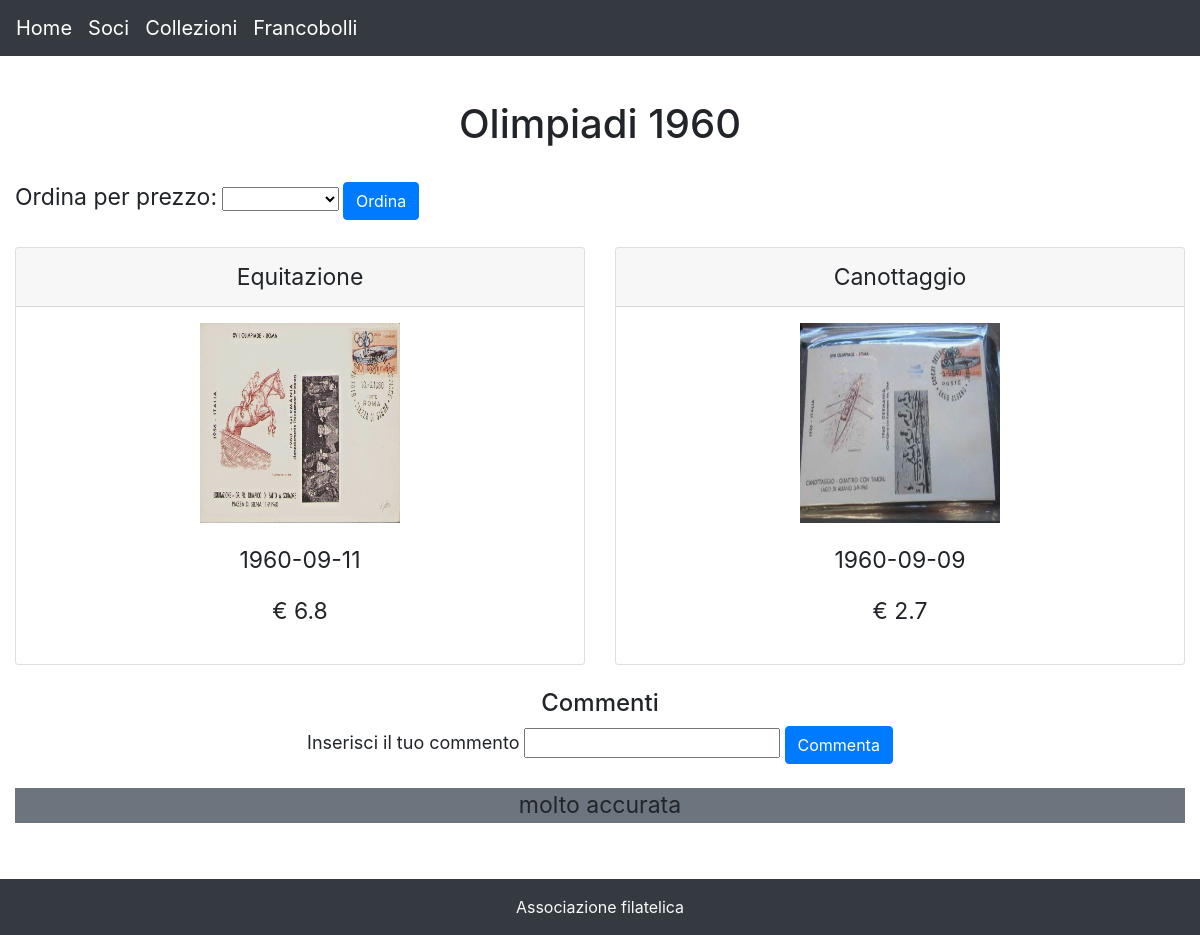
The page /poststamp.php?id=1 on the database its author committed.
### tables this page shows
CREATE TABLE collezioni(
  id INT PRIMARY KEY AUTO_INCREMENT,
  titolo VARCHAR(50) NOT NULL,
  collezionista INT NOT NULL,
  tema VARCHAR(30) NOT NULL,
  FOREIGN KEY(collezionista) REFERENCES soci(id)
);

CREATE TABLE francobolli(
  id INT PRIMARY KEY AUTO_INCREMENT,
  nome VARCHAR(50) NOT NULL,
  collezione INT NOT NULL,
  data_emissione DATE NOT NULL,
  prezzo FLOAT NOT NULL,
  immagine VARCHAR(50),
  FOREIGN KEY(collezione) REFERENCES collezioni(id)
);

CREATE TABLE commenti(
  id INT PRIMARY KEY AUTO_INCREMENT,
  collezione INT NOT NULL,
  commento VARCHAR(100) NOT NULL,
  FOREIGN KEY(collezione) REFERENCES collezioni(id)
);

### poststamp.php (the view, shortened to what this page needs)
<?php
require "libs/dbconnection.php";
$card = 0;
if (isset($_GET['id'])){
  $isPoststamp = 1; $id = $_GET['id'];
  try {
    if (isset($_POST['price']) AND $_POST['price'] != "empty") {
      if ($_POST['price'] == 'asc') {
        $sql = "SELECT * FROM francobolli WHERE collezione = $id ORDER BY prezzo ASC";
      } else {
        $sql = "SELECT * FROM francobolli WHERE collezione = $id ORDER BY prezzo DESC";
      }
    } else {
      $sql = "SELECT * FROM francobolli WHERE collezione = $id";
    }
    $rs = $dbConnection->query($sql);
    $sqlTitle = "SELECT titolo FROM collezioni WHERE id = $id";
    $rsTitle = $dbConnection->query($sqlTitle);
    while ($rowTitle = $rsTitle->fetch()){
      $collectionTitle = $rowTitle['titolo'];
      break;
    }
    $title = $collectionTitle;
  } catch (PDOException $e) {
    die('Errore nella lettura dei francobolli.');
  }
  try {
    $sqlComment = "SELECT commento FROM commenti WHERE collezione = $id ORDER BY id DESC";
    $rsComment = $dbConnection->query($sqlComment);
  } catch (PDOException $e) {
    die('Errore nella lettura dei commenti.');
  }
}
require "libs/header.php";
?>
<br><h1 class="text-center"><?= $title ?></h1><br>
<form action="" method="post">
  <label for="price">Ordina per prezzo:</label>
  <select name="price" id="price">
    <option value="empty"></option>
    <option value="asc">crescente</option>
  </select>
  <input type="submit" value="Ordina" class="btn btn-primary">
</form><br>
<?php while ($row = $rs->fetch()) : ?>
  <?php if($card % 5 == 0): ?> <div class="card-deck"> <?php endif; ?>
    <div class="card text-center" style="width: 50rem;">
     <div class="card-header" style="text-align: center;font-size:23px"><?php echo $row['nome']; ?></div><p></p>
        <?php if($row['immagine'] != ""): ?>
         <div class="card-img-top"> <img src="media/<?= $row['immagine'] ?>" width="200" height="200"> </div>
        <?php endif; if($row['immagine'] == ""): ?>
         <div class="card-img-top"> <img src="media/francobollo.png" width="200" height="200"> </div>
        <?php endif; ?>
      <div class="card-body">
        <p><?= $row['data_emissione'] ?></p>
        <p>€ <?= $row['prezzo'] ?></p>
      </div>
    </div>
<?php $card = $card + 1; endwhile; ?>
</div><br>
<?php if($isPoststamp == 1): ?>
  <div class="text-center">
    <h4>Commenti</h4>
    <div>
      <form action="libs/addComment.php?id=<?= $id ?>" method="post">
        <label style="font-size:18px">Inserisci il tuo commento</label>
        <input type="text" name="comment">
        <input type="submit" value="Commenta" class="btn btn-primary">
      </form>
    </div><br>
    <?php $comment = 0; while ($row = $rsComment->fetch()) : ?>
      <?php if ($comment % 2 == 0) { $class = "bg-secondary"; } else { $class = "bg-light"; } ?>
      <div class="<?= $class; ?>">
        <p><?= $row['commento'] ?></p>
      </div>
     <?php $comment= $comment + 1; endwhile; ?>
  </div>
<?php endif; ?><br>
<?php require "libs/footer.php"; ?>

### libs/header.php (style rules this page uses)
p, label { font-size:23px }

### rows shown on the page
collezioni: titolo "Olimpiadi 1960"
francobolli: nome "Equitazione", immagine (picture), data_emissione "1960-09-11", prezzo "6.8"
francobolli: nome "Canottaggio", immagine (picture), data_emissione "1960-09-09", prezzo "2.7"
commenti: commento "molto accurata"
